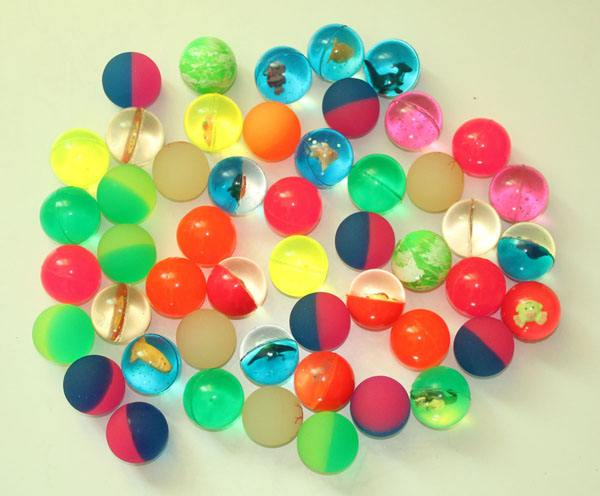
#> input picture Python/11 Template Matching/opencv-template-matching.jpg, 600 x 496 px
$ python Template_Matching.py
#> lines starting #> are read from the running program, lines starting #| are printed output that depends on the picture; after the words box and inside, x2 and y2 are one past the last pixel; in counts of white or black regions, pixels touching at a corner belong together
# Summary: Template Matching
# Author:      Amusi
# Date:          2017-12-11
import cv2
import numpy as np

img_bgr = cv2.imread('opencv-template-matching.jpg')
#> img_bgr is the input picture: shape (496, 600, 3); mean B, G, R 145.3, 184.5, 189.7
img_gray = cv2.cvtColor(img_bgr, cv2.COLOR_BGR2GRAY)
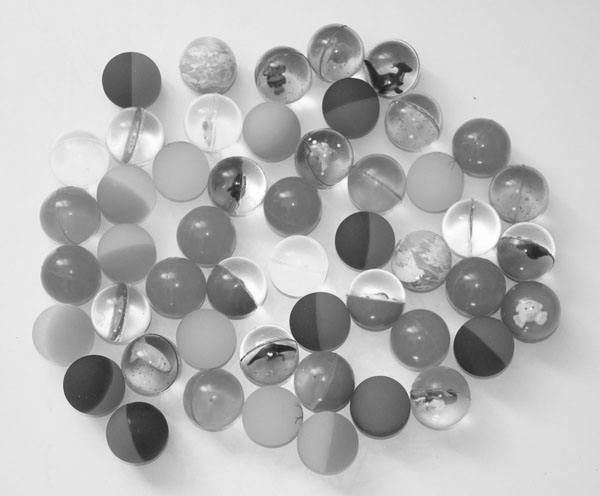
#> img_gray: shape (496, 600); min 26, max 255, mean 181.6

template = cv2.imread('opencv-template-for-matching.png', 0)
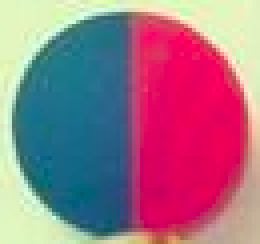
#> input picture Python/11 Template Matching/opencv-template-for-matching.png, 65 x 61 px (shown 4 times larger)
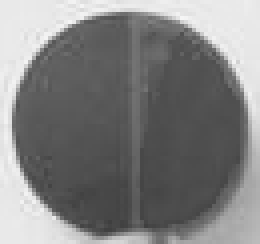
#> template: shape (61, 65) (shown 4 times larger); min 63, max 245, mean 128.7
w, h = template.shape[::-1]
#> w = 65; h = 61

res = cv2.matchTemplate(img_gray, template, cv2.TM_CCOEFF_NORMED)
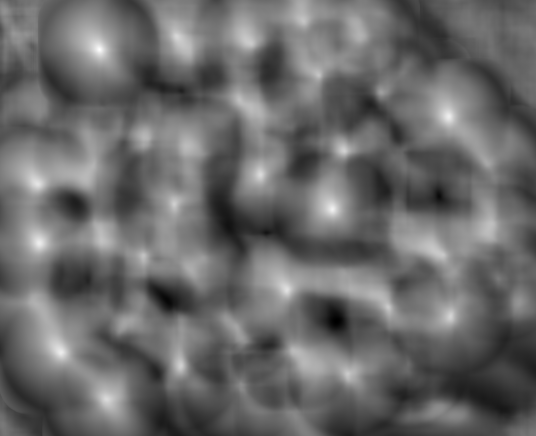
#> res: shape (436, 536) float32; min -0.718, max 0.983, mean -0.0113; drawn with min black and max white
threshold = 0.9 # 0.7  0.9
loc = np.where(res >= threshold)
#> loc = 13 positions, rows 47 to 51, columns 97 to 100

for pt in zip(*loc[::-1]):
    cv2.rectangle(img_bgr, pt, (pt[0]+w, pt[1]+h), (255, 255, 0), 2)
#> this loop made 13 passes
#> pt on passes 1 to 12: (98, 47), (99, 47), (98, 48), (99, 48), (100, 48), (97, 49), (98, 49), (99, 49), (100, 49), (98, 50), (99, 50), (100, 50)
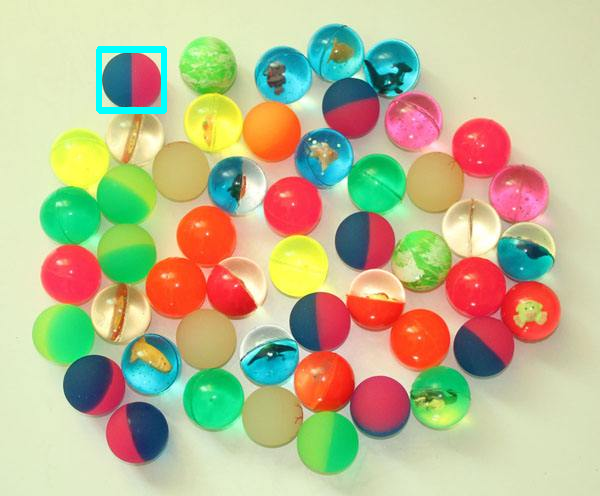
#> img_bgr: shape (496, 600, 3); 0.55% of pixels changed, all inside (x1, y1, x2, y2) = (96, 46, 167, 114)

cv2.imshow('detected', img_bgr)
cv2.waitKey(0)
cv2.destroyAllWindows()
